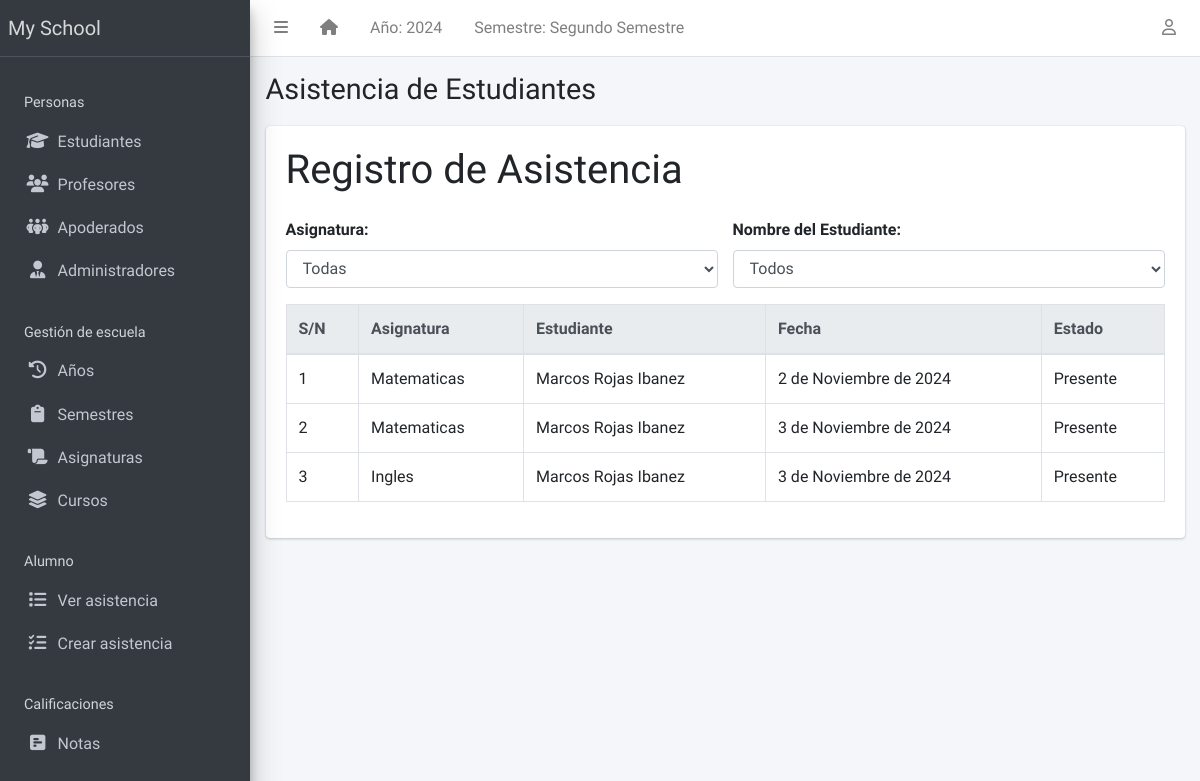
The page /student/attendance/ on the database its author committed.
### apps/corecode/models.py (models this page shows, shortened)
class AcademicSession(models.Model):
    name = models.CharField(max_length=200, unique=True)
    current = models.BooleanField(default=True)
    class Meta:
        ordering = ["-name"]

class AcademicTerm(models.Model):
    name = models.CharField(max_length=20, unique=True)
    current = models.BooleanField(default=True)
    class Meta:
        ordering = ["name"]

class SiteConfig(models.Model):
    key = models.SlugField()
    value = models.CharField(max_length=200)

class Attendance(models.Model):
    ATTENDANCE_CHOICES = [
        ('presente', 'Presente'),
        ('ausente', 'Ausente'),
        ('justificado', 'Justificado'),
    ]
    student = models.ForeignKey('students.Student', on_delete=models.CASCADE)
    subject = models.ForeignKey(Subject, on_delete=models.CASCADE)
    date = models.DateField(default=timezone.now)
    status = models.CharField(max_length=12, choices=ATTENDANCE_CHOICES, default='ausente')
    class Meta:
        unique_together = ('student', 'subject', 'date')
        ordering = ["date"]

class Subject(models.Model):
    name = models.CharField(max_length=200, unique=True, verbose_name="Nombre")
    class Meta:
        ordering = ["name"]

### apps/students/models.py (models this page shows, shortened)
class Student(models.Model):
    STATUS_CHOICES = [("activo", "Activo"), ("inactivo", "Inactivo")]
    GENDER_CHOICES = [("masculino", "Masculino"), ("femenino", "Femenino")]
    estado = models.CharField(max_length=10, choices=STATUS_CHOICES, default="activo")
    rut_regex = RegexValidator(
        regex=r"^\d{1,2}\d{3}\d{3}-[0-9kK]{1}$",
        message="El RUT debe estar en el formato 'XXXXXXXX-X'"
    )
    rut = models.CharField(max_length=12, unique=True, validators=[rut_regex], blank=True)
    apellido_paterno = models.CharField(max_length=200)
    apellido_materno = models.CharField(max_length=200)
    nombres = models.CharField(max_length=200, blank=True)
    sexo = models.CharField(max_length=10, choices=GENDER_CHOICES, default="masculino")
    fecha_nacimiento = models.DateField(default=timezone.now)
    curso_actual = models.ForeignKey(
        StudentClass, on_delete=models.SET_NULL, blank=True, null=True
    )
    fecha_admision = models.DateField(default=timezone.now)
    telefono_regex = RegexValidator(
        regex="^[0-9]{9,15}$", message="El número de teléfono no tiene el formato correcto."
    )
    telefono_apoderado = models.CharField(
        validators=[telefono_regex], max_length=15, blank=True
    )
    direccion = models.TextField(blank=True)
    observaciones = models.TextField(blank=True)
    email = models.EmailField(
        max_length=254, unique=True, validators=[EmailValidator()],
        blank=True, null=True
    )
    foto = models.ImageField(blank=True, upload_to="students/fotos/")
    representante = models.ForeignKey(
        "representatives.Representatives", on_delete=models.SET_NULL, null=True, blank=True, related_name="estudiantes"
    )
    subjects = models.ManyToManyField(Subject, related_name="students", blank=True)
    class Meta:
        ordering = ["apellido_paterno", "apellido_materno", "nombres"]

### apps/students/views.py (the view)
# urls.py: path('attendance/', AttendanceListView.as_view(), name='attendance-list'),
class AttendanceListView(ListView):
    model = Attendance
    template_name = "students/student_attendance_list.html"
    context_object_name = "attendances"
    def get_queryset(self):
        return Attendance.objects.select_related('student', 'subject').order_by('date')

### apps/corecode/context_processors.py (called while the page is built)
def site_defaults(request):
    current_session = AcademicSession.objects.get(current=True)
    current_term = AcademicTerm.objects.get(current=True)
    vals = SiteConfig.objects.all()
    contexts = {
        "current_session": current_session.name,
        "current_term": current_term.name,
    }
    for val in vals:
        contexts[val.key] = val.value
    return contexts

### apps/templatetags/student_extras.py (called while the page is built)
@register.filter
def unique_subjects(attendances):
    seen_subjects = set()
    unique_list = []
    for attendance in attendances:
        subject_name = attendance.subject.name
        if subject_name not in seen_subjects:
            unique_list.append(subject_name)
            seen_subjects.add(subject_name)
    return unique_list

@register.filter
def unique_students(attendances):
    seen_students = set()
    unique_list = []
    for attendance in attendances:
        full_name = f"{attendance.student.nombres} {attendance.student.apellido_paterno} {attendance.student.apellido_materno}"
        if full_name not in seen_students:
            unique_list.append(full_name)
            seen_students.add(full_name)
    return unique_list

### apps/templatetags/user_groups.py (called while the page is built)
@register.filter
def in_group(user, group_id):
    return user.groups.filter(id=group_id).exists()

### apps/students/templates/students/student_attendance_list.html (shortened to what this page needs)
{% extends 'base.html' %}
{% load student_extras %}
{% block title %}Asistencia de Estudiantes{% endblock title %}
{% block content %}
  <h1 class="mb-4">Registro de Asistencia</h1>
  <div class="row mb-3">
    <div class="col-md-6">
      <label for="filter-course" class="form-label" style="font-weight: bold;">Asignatura:</label>
      <select id="filter-course" class="form-control">
        <option value="">Todas</option>
      </select>
    </div>
    <div class="col-md-6">
      <label for="filter-student" class="form-label" style="font-weight: bold;">Nombre del Estudiante:</label>
      <select id="filter-student" class="form-control">
        <option value="">Todos</option>
      </select>
    </div>
  </div>
  <div class="table-responsive">
    <table id="studenttable" class="table table-bordered table-hover">
      <thead class="thead-light">
        <tr>
          <th>S/N</th>
          <th>Asignatura</th>
          <th>Estudiante</th>
          <th>Fecha</th>
          <th>Estado</th>
        </tr>
      </thead>
      <tbody>
        {% for attendance in attendances %}
          <tr>
            <td>{{ forloop.counter }}</td>
            <td>{{ attendance.subject.name }}</td>
            <td>{{ attendance.student.nombres }} {{ attendance.student.apellido_paterno }} {{ attendance.student.apellido_materno }}</td>
            <td>{{ attendance.date }}</td>
            <td>{{ attendance.get_status_display }}</td>
          </tr>
        {% endfor %}
      </tbody>
    </table>
  </div>
{% endblock content %}

### templates/base.html (shortened to what this page needs)
{% load static %}
{% load custom_templatetag %}
<!DOCTYPE html>
<html lang="en">
<head>
  <link rel="stylesheet" href="https://cdnjs.cloudflare.com/ajax/libs/dropzone/5.9.3/dropzone.min.css">
  <link rel="stylesheet" href="https://cdnjs.cloudflare.com/ajax/libs/font-awesome/6.6.0/css/all.min.css" />
  <link rel="stylesheet"
    href="{% static 'plugins/overlayScrollbars/css/OverlayScrollbars.min.css' %}">
  <link rel="stylesheet" href="{% static 'plugins/Datatables/datatables.min.css' %}" />
  <link rel="stylesheet" href="{% static 'dist/css/adminlte.min.css' %}">
</head>
<body
  class="hold-transition sidebar-mini layout-fixed layout-navbar-fixed layout-footer-fixed">
  <div class="wrapper">
    <nav class="main-header navbar navbar-expand navbar-white navbar-light">
      <ul class="navbar-nav">
        <li class="nav-item">
          <a class="nav-link" data-widget="pushmenu" href="#" role="button"><i
              class="fas fa-bars"></i></a>
        </li>
        <li class="nav-item d-none d-sm-inline-block">
          <a href="{% url 'home' %} " class="nav-link"><i class="fa fa-home"></i></a>
        </li>
        <li class="nav-item d-none d-sm-inline-block">
          <a href="{% url 'current-session' %}" class="nav-link">Año: {{ current_session }}</a>
        </li>
        <li class="nav-item d-none d-sm-inline-block">
          <a href="{% url 'current-session' %}" class="nav-link">Semestre: {{ current_term }}</a>
        </li>
      </ul>
      <ul class="navbar-nav ml-auto">
        <li class="nav-item dropdown">
          <a class="nav-link" data-toggle="dropdown" href="#">
            <i class="far fa-user"></i>
          </a>
        </li>
      </ul>
    </nav>
    <aside class="main-sidebar sidebar-dark-primary elevation-4">
      <a href="{% url 'home' %}" class="brand-link">{{ school_name | default:"MySchool" }}</a>
      <div class="sidebar">
        <nav class="mt-2">
          <ul class="nav nav-pills nav-sidebar flex-column" data-widget="treeview" role="menu" data-accordion="false">
            <li class="nav-header" style="padding: 1.7rem 1rem .5rem;">Personas</li>
            <li class="nav-item">
              <a href="{% url 'student-list' %}" class="nav-link">
                <i class="nav-icon fas fa-graduation-cap"></i>
                <p>
                  Estudiantes
                </p>
              </a>
            </li>
            <li class="nav-item">
              <a href="{% url 'teacher-list' %}" class="nav-link">
                <i class="nav-icon fas fa-users"></i>
                <p>
                  Profesores
                </p>
              </a>
            </li>
            <li class="nav-item">
              <a href="{% url 'representatives-list' %}" class="nav-link">
                <i class="nav-icon fas fa-people-group"></i>
                <p>
                  Apoderados
                </p>
              </a>
            </li>
            <li class="nav-item">
              <a href="{% url 'staff-list' %}" class="nav-link">
                <i class="nav-icon fas fa-user-tie"></i>
                <p>
                  Administradores
                </p>
              </a>
            </li>
            <li class="nav-header">Gestión de escuela</li>
            <li class="nav-item">
              <a href="{% url 'sessions' %}" class="nav-link">
                <i class="nav-icon fas fa-clock-rotate-left"></i>
                <p>
                  Años
                </p>
              </a>
            </li>
            <li class="nav-item">
              <a href="{% url 'terms' %}" class="nav-link">
                <i class="nav-icon fas fa-clipboard"></i>
                <p>
                  Semestres
                </p>
              </a>
            </li>
            <li class="nav-item">
              <a href="{% url 'subjects' %}" class="nav-link">
                <i class="nav-icon fas fa-scroll"></i>
                <p>
                  Asignaturas
                </p>
              </a>
            </li>
            <li class="nav-item">
              <a href="{% url 'classes' %}" class="nav-link">
                <i class="nav-icon fas fa-layer-group"></i>
                <p>
                  Cursos
                </p>
              </a>
            </li>
            <li class="nav-header" style="padding: 1.7rem 1rem .5rem;">Alumno</li>
            <li class="nav-item">
              <a href="{% url 'attendance-list' %}" class="nav-link">
                <i class="nav-icon fas fa-list"></i>
                <p>
                  Ver asistencia
                </p>
              </a>
            </li>
            <li class="nav-item">
              <a href="{% url 'attendance-list' %}" class="nav-link">
                <i class="nav-icon fas fa-list-check"></i>
                <p>
                  Crear asistencia
                </p>
              </a>
            </li>
            <li class="nav-header">Calificaciones</li>
            <li class="nav-item">
              <a href="{% url 'subject_list' %}" class="nav-link">
                <i class="nav-icon fas fa-square-poll-horizontal"></i>
                <p>
                  Notas
                </p>
              </a>
            </li>
            <li class="nav-header">Anuncios</li>
          </ul>
        </nav>
      </div>
    </aside>
    <div class="content-wrapper">
      <section class="content-header">
        <div class="container-fluid">
          <div class="row mb-1">
            <div class="col-sm-8">
              <h1>{% block title %}{% endblock title %}</h1>
            </div>
            <div class="col-sm-4">
            </div>
          </div>
        </div>
      </section>
      <section class="content">
        <div class="container-fluid">
          <div class="row">
            <div class="col-md-12">
              {% block fullcard %}
              <div class="card">
                <div class="card-body">
                  <div class="row">
                    <div class="col">
                      {% block content %}
                      {% endblock content %}
                    </div>
                  </div>
                </div>
              </div>
              {% endblock fullcard %}
            </div>
          </div>
        </div>
      </section>
    </div>
  </div>
</body>
</html>

### rows shown on the page
AcademicSession: name "2024"
AcademicTerm: name "Segundo Semestre"
SiteConfig: value "My School"
Attendance: subject.name "Matematicas", student.nombres "Marcos", student.apellido_paterno "Rojas", student.apellido_materno "Ibanez", date "2 de Noviembre de 2024", status "Presente"
Attendance: subject.name "Matematicas", student.nombres "Marcos", student.apellido_paterno "Rojas", student.apellido_materno "Ibanez", date "3 de Noviembre de 2024", status "Presente"
Attendance: subject.name "Ingles", student.nombres "Marcos", student.apellido_paterno "Rojas", student.apellido_materno "Ibanez", date "3 de Noviembre de 2024", status "Presente"
